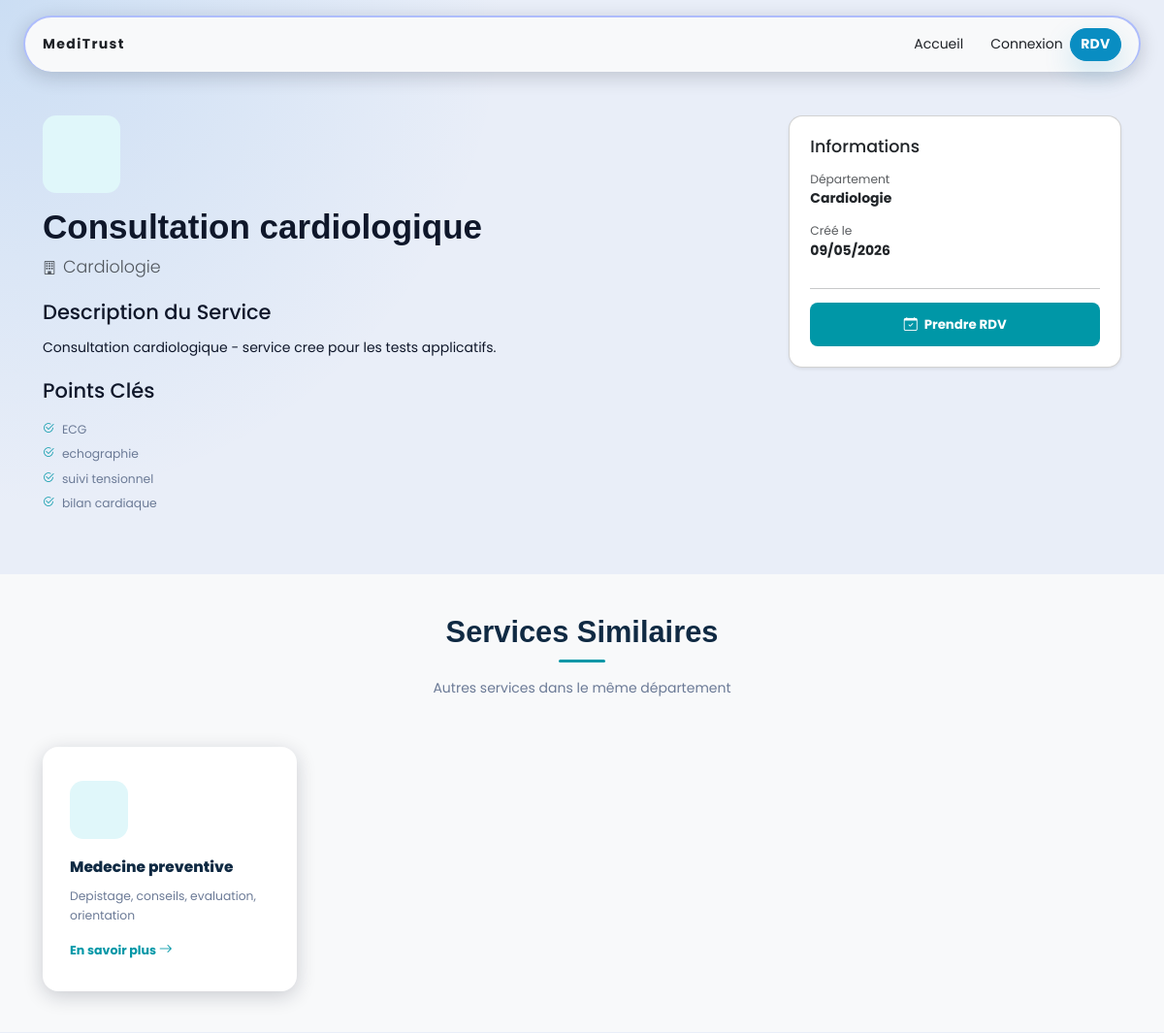
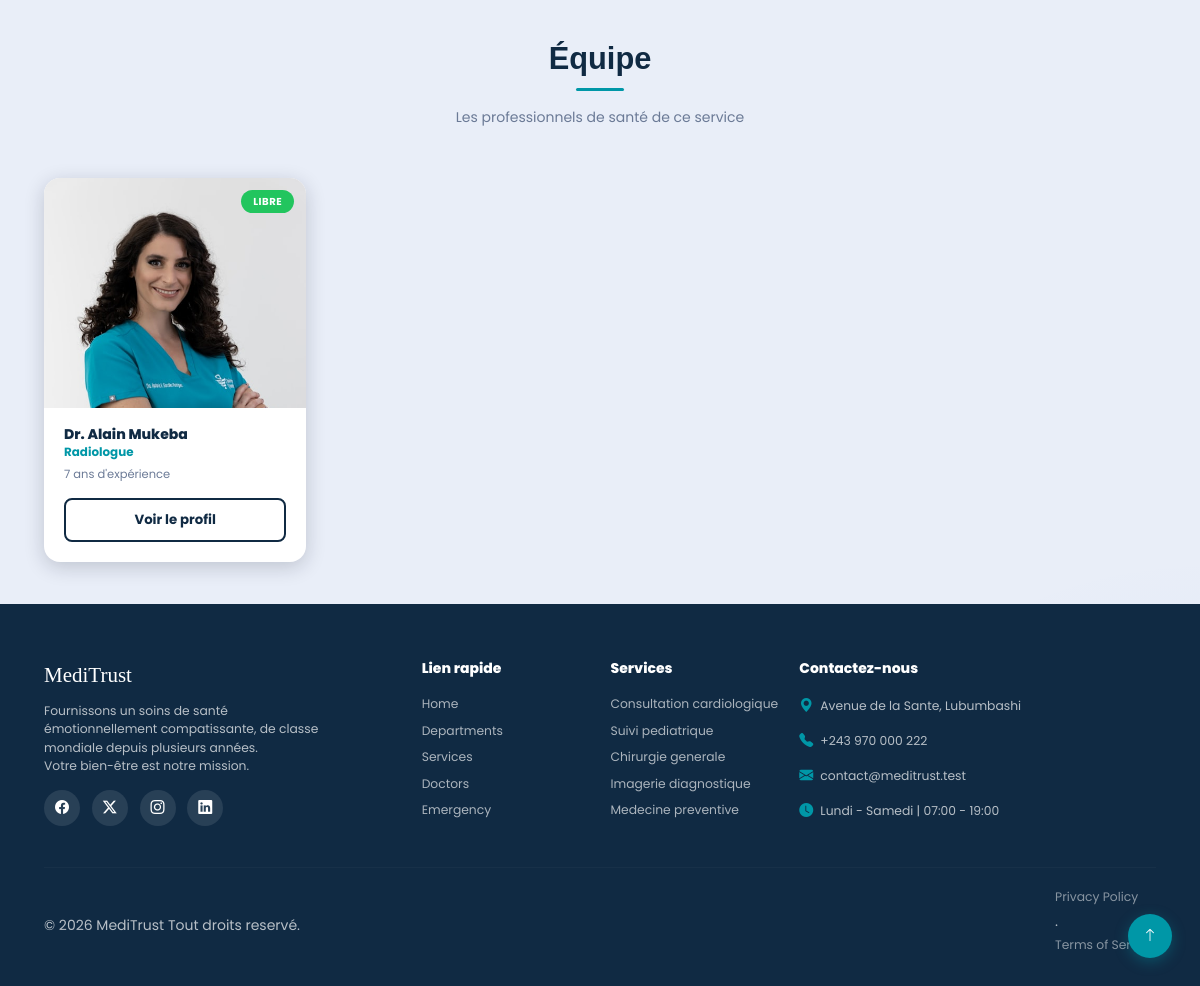
Page /service/6/ on the committed database (2 pictures, top to bottom).
### data/models.py (models this page shows, shortened)
class Service(models.Model):
    title = models.CharField(max_length=100, verbose_name='titre')
    departement = models.ForeignKey(Departement, on_delete=models.CASCADE, verbose_name='departement', blank=True, null=True)
    description = models.TextField(verbose_name='description')
    icon = models.CharField(max_length=100, verbose_name='icone')
    short_description = models.TextField(verbose_name='description courte')
    created_at = models.DateField(auto_now_add=True)
    updated_at = models.DateField(auto_now=True)
    class Meta:
        verbose_name = 'Service'
        verbose_name_plural = 'Services'
    def get_short_description(self):
        return [
            line.strip() for line in self.short_description.split(',')
        ]

class Contact(models.Model):
    name = models.CharField(max_length=100, verbose_name='Nom Hopital')
    operation_days_time = models.CharField(max_length=150,verbose_name="jours et heures de service" )
    phone = models.CharField(max_length=100, verbose_name='phone')
    email = models.CharField(max_length=100, verbose_name='email')
    address = models.CharField(max_length=100, verbose_name='adresse')
    facebook = models.URLField(verbose_name="Lien facebook", null=True, blank=True)
    twitter = models.URLField(verbose_name="Lien x(twitter)", null=True, blank=True)
    instagram = models.URLField(verbose_name="Lien instagram", null=True, blank=True)
    linkedin = models.URLField(verbose_name="lien linkedin", null=True, blank=True)
    created_at = models.DateField(auto_now_add=True)
    class Meta:
        verbose_name = 'contact'
        verbose_name_plural = 'contact'

### staff/models.py (models this page shows, shortened)
class Departement(models.Model):
    name = models.CharField(max_length=100, blank=True, null=True, verbose_name="Nom")
    slug = models.SlugField(unique=True, blank=True)
    image = models.ImageField(upload_to='departements/', blank=True, null=True, verbose_name="Image")
    description = models.TextField(blank=True, null=True, verbose_name="Description")
    created_at = models.DateField(auto_now_add=True)
    class Meta:
        verbose_name = 'Departement'
        verbose_name_plural = 'Departements'

class Staff(models.Model):
    class Role(models.TextChoices):
        DOCTOR = "DOCTOR", "Docteur",
        NURSE = "NURSE", "Infirmier",
        MEDECIN = "MEDECIN", "Medecin",
        ADMIN = "ADMIN", "Administrateur",
        LAB_TECH = "LAB_TECH", "Technicien de laboratoire",
        PHARMACIST = "PHARMACIST","Pharmacien",
        SECRETARY = "SECRETARY", "Secrtaire",
    class Specialty(models.TextChoices):
        CHIRURGIE = "CHIRURGIE", "Chirurgie",
        ANESTHESISTE = "ANESTHESISTE", "Anesthsiste",
        RADIOLOGUE = "RADIOLOGUE", "Radiologue",
        PEDIATRE = "PEDIATRE", "Pédiatre",
        GYNAECOLOGUE = "GYNAECOLOGUE", "Gynecologue",
        DENTISTE = "DENTISTE", "Dentiste",
        OPHTALMOLOGUE = "OPHTALMOLOGUE", "Ophtalmologue",
        ORTHOPEDISTE = "ORTHOPEDISTE", "Orthopediste",
        PATHOLOGUE = "PATHOLOGUE", "Pathologue",
        PSYCHIATRE = "PSYCHIATRE", "Psychiatre",
        THERAPEUTE = "THERAPEUTE", "Therapeute",
    user = models.OneToOneField('core.User', on_delete=models.CASCADE, related_name='staff_profile')
    name = models.CharField(max_length=100, blank=True, null=True, verbose_name="Nom")
    last_name = models.CharField(max_length=100, blank=True, null=True, verbose_name="Nom de famille")
    first_name = models.CharField(max_length=100, blank=True, null=True, verbose_name="Prénom")
    specialty = models.CharField(max_length=100, choices=Specialty.choices, blank=True, null=True, verbose_name="Spécialité")
    departement = models.ForeignKey(Departement, on_delete=models.SET_NULL, blank=True, null=True, verbose_name="Departement")
    slug = models.SlugField(unique=True, blank=True)
    role = models.CharField(max_length=20, choices=Role.choices, default=Role.MEDECIN, verbose_name="Role")
    is_active = models.BooleanField(default=False)
    is_verified = models.BooleanField(default=False)
    experience_years = models.PositiveIntegerField(default=0)
    twitter = models.URLField(max_length=255, blank=True, null=True)
    facebook = models.URLField(max_length=255, blank=True, null=True)
    instagram = models.URLField(max_length=255, blank=True, null=True)
    linkedin = models.URLField(max_length=255, blank=True, null=True)
    created_at = models.DateField(auto_now_add=True)
    class Meta:
        verbose_name = 'Membre du personnel'
        verbose_name_plural = 'Membres du personnel'
        indexes = [
            models.Index(fields=['is_active', 'is_verified']),
            models.Index(fields=['role']),
            models.Index(fields=['departement']),
            models.Index(fields=['specialty']),
            models.Index(fields=['is_active', 'is_verified', 'role'], name='staff_active_role_idx'),
        ]

### core/models.py (models this page shows, shortened)
class User(AbstractUser):
    phone = PhoneNumberField(blank=True, null=True, region='CD')
    avatar = models.ImageField(upload_to='avatar/', blank=True, null=True)
    bio = models.TextField(blank=True)
    class Meta:
        verbose_name = 'Utilisateur'
        verbose_name_plural = 'Utilisateur'
    def get_full_name(self):
        return f"{self.first_name} {self.last_name}".strip()

### data/views.py (the view)
# urls.py: path('service/<int:service_id>/', views.service_detail, name='service_detail'),
def service_detail(request, service_id):
    service = get_object_or_404(Service, pk=service_id)
    related_services = Service.objects.filter(departement=service.departement).exclude(pk=service_id)[:4]
    staff_in_service = Staff.objects.filter(departement=service.departement, is_active=True, is_verified=True)[:4]
    context = {
        "service": service,
        "related_services": related_services,
        "staff_in_service": staff_in_service,
        "page_title": f"{service.title} - While Health",
    }
    return render(request, 'data/service_detail.html', context)

### core/context_processors.py (called while the page is built)
def global_context(request):
    context= {
        "contact":Contact.objects.only('name', 'operation_days_time','phone', 'email', 'address', 'facebook', 'twitter', 'instagram', 'linkedin').first(),
        "services":Service.objects.only('title', 'departement', 'description', 'icon', 'short_description').all(),
        "about": About.objects.only('title', 'subtitle', 'goal', 'description').first()
    }
    return context

### templates/data/service_detail.html (shortened to what this page needs)
{% extends 'base.html' %}
{% load static %}
{% block content %}
<section class="service-detail py-5">
    <div class="container">
        <div class="row mb-5">
            <div class="col-12">
<nav aria-label="breadcrumb">
                    <ol class="breadcrumb">
                        <li class="breadcrumb-item"><a href="{% url 'data:index' %}">Accueil</a></li>
                        <li class="breadcrumb-item active">{{ service.title }}</li>
                    </ol>
                </nav>
            </div>
        </div>
        <div class="row g-5">
            <div class="col-lg-8">
                <div class="service-header mb-4">
                    <div class="svc-icon mb-3" style="width: 80px; height: 80px;">
                    </div>
                    <h1>{{ service.title }}</h1>
                    {% if service.departement %}
                    <p class="lead text-muted">
                        <i class="bi bi-building me-2"></i>{{ service.departement.name }}
                    </p>
                    {% endif %}
                </div>
                {% if service.description %}
                <div class="service-description">
                    <h4 class="mb-3">Description du Service</h4>
                    <p>{{ service.description }}</p>
                </div>
                {% endif %}
                {% if service.short_description %}
                <div class="service-highlights mt-4">
                    <h4 class="mb-3">Points Clés</h4>
                    <ul class="svc-list">
                        {% for item in service.get_short_description %}
                        <li>{{ item }}</li>
                        {% endfor %}
                    </ul>
                </div>
                {% endif %}
            </div>
            <div class="col-lg-4">
                <div class="card shadow-sm rounded-4 p-4">
                    <h5 class="mb-3">Informations</h5>
                    {% if service.departement %}
                    <div class="mb-3">
                        <span class="text-muted small d-block">Département</span>
                        <strong>{{ service.departement.name }}</strong>
                    </div>
                    {% endif %}
                    <div class="mb-3">
                        <span class="text-muted small d-block">Créé le</span>
                        <strong>{{ service.created_at|date:"d/m/Y" }}</strong>
                    </div>
                    <hr>
                    <a href="{% url 'patients:appointment' %}" class="btn btn-teal-solid w-100">
                        <i class="bi bi-calendar-check me-2"></i>Prendre RDV
                    </a>
                </div>
            </div>
        </div>
    </div>
</section>
{% if related_services %}
<section class="related-services py-5 bg-light">
    <div class="container">
        <div class="sec-header">
            <h2>Services Similaires</h2>
            <div class="divider"></div>
            <p>Autres services dans le même département</p>
        </div>
        <div class="row g-4">
            {% for related in related_services %}
            <div class="col-md-6 col-lg-3">
                <div class="svc-card">
                    <div class="svc-icon">
                    </div>
                    <h5>{{ related.title }}</h5>
                    <p>{{ related.short_description|truncatechars:60 }}</p>
                    <a href="{% url 'data:service_detail' related.id %}" class="link-teal">
                        En savoir plus <i class="bi bi-arrow-right"></i>
                    </a>
                </div>
            </div>
            {% endfor %}
        </div>
    </div>
</section>
{% endif %}
{% if staff_in_service %}
<section class="staff-in-service py-5">
    <div class="container">
        <div class="sec-header">
            <h2>Équipe</h2>
            <div class="divider"></div>
            <p>Les professionnels de santé de ce service</p>
        </div>
        <div class="row g-4">
            {% for staff_member in staff_in_service %}
            <div class="col-md-6 col-lg-3">
                <div class="doctor-card">
                    <div class="img-wrap">
                        {% if staff_member.user.avatar %}
                        <img src="{{ staff_member.user.avatar.url }}" alt="{{ staff_member.user.get_full_name }}">
                        {% else %}
                        <div class="bg-light d-flex align-items-center justify-content-center" style="height: 230px;">
                            <i class="bi bi-person-circle text-muted" style="font-size: 4rem;"></i>
                        </div>
                        {% endif %}
                        <span class="status-badge badge-available">
                            {% if staff_member.is_active %}LIBRE{% else %}INDISPONIBLE{% endif %}
                        </span>
                    </div>
                    <div class="body">
                        <h6>Dr. {{ staff_member.user.get_full_name }}</h6>
                        {% if staff_member.specialty %}
                        <div class="spec">{{ staff_member.get_specialty_display }}</div>
                        {% endif %}
                        <div class="exp">{{ staff_member.experience_years }} ans d'expérience</div>
                        <a href="{% url 'staff:staff_profile_detail' staff_member.id %}" class="btn btn-outline-dark-custom mt-2 w-100">
                            Voir le profil
                        </a>
                    </div>
                </div>
            </div>
            {% endfor %}
        </div>
    </div>
</section>
{% endif %}
{% endblock %}

### templates/includes/footer.html
<footer>
  <div class="container">
    <div class="row g-4">
      <div class="col-lg-4">
        <div class="footer-brand">
        {% if contact.name %}
          {{contact.name}}
        {% endif %}
          </div>
        <p style="font-size:.88rem;max-width:300px;">Fournissons un soins de santé émotionnellement compatissante, de classe mondiale depuis plusieurs années. <br> Votre bien-être est notre mission.</p>
        <div class="social-icons mt-3">
          <a href="{{contact.facebook}}"><i class="bi bi-facebook"></i></a>
          <a href="{{contact.twitter}}"><i class="bi bi-twitter-x"></i></a>
          <a href="{{contact.instagram}}"><i class="bi bi-instagram"></i></a>
          <a href="{{contact.linkedin}}"><i class="bi bi-linkedin"></i></a>
        </div>
      </div>
      <div class="col-lg-2 col-6">
        <h5>Lien rapide</h5>
        <a href="#home">Home</a>
        <a href="#departments">Departments</a>
        <a href="#services">Services</a>
        <a href="#doctors">Doctors</a>
        <a href="#emergency">Emergency</a>
      </div>
<div class="col-lg-2 col-6">
        <h5>Services</h5>
        {% for service in services %}
           <a href="{% url 'data:service_detail' service.id %}">{{ service.title }}</a>
        {% endfor %}
      </div>
      <div class="col-lg-4">
        <h5>Contactez-nous</h5>
        {% if contact.address %}
           <p style="font-size:.88rem;"><i class="bi bi-geo-alt-fill me-2" style="color:var(--teal);"></i>{{contact.address}}</p>
        {% endif %}
        {% if contact.phone %}
           <p style="font-size:.88rem;"><i class="bi bi-telephone-fill me-2" style="color:var(--teal);"></i>{{contact.phone}}</p>
        {% endif %}
        {% if contact.email %}
            <p style="font-size:.88rem;"><i class="bi bi-envelope-fill me-2" style="color:var(--teal);"></i>{{contact.email}}</p>
        {% endif %}
        {% if contact.operation_days_time %}
              <p style="font-size:.88rem;"><i class="bi bi-clock-fill me-2" style="color:var(--teal);"></i>{{contact.operation_days_time}}</p>
        {% endif %}
      </div>
    </div>
    <hr class="footer-divider"/>
    <div class="d-flex justify-content-between flex-wrap gap-2" style="font-size:.82rem;">
      <span>© 2026 {{contact.name}} Tout droits reservé.</span>
      <span><a href="#" style="color:rgba(255,255,255,.5);">Privacy Policy</a> · <a href="#" style="color:rgba(255,255,255,.5);">Terms of Service</a></span>
    </div>
  </div>
</footer>
<a href="#home" id="scrollTop"><i class="bi bi-arrow-up"></i></a>

### rows in the picture
Service: title "Consultation cardiologique", departement.name "Cardiologie", description "Consultation cardiologique - service cree pour les tests applicatifs.", created_at "09/05/2026"
Service: title "Medecine preventive", short_description "Depistage, conseils, evaluation, orientation"
Staff: user.avatar (picture), is_active "LIBRE", user.get_full_name "Alain Mukeba", specialty "Radiologue", experience_years "7"
Contact: name "MediTrust", address "Avenue de la Sante, Lubumbashi", phone "+243 970 000 222", email "contact@meditrust.test", operation_days_time "Lundi - Samedi | 07:00 - 19:00"
Service: title "Suivi pediatrique"
Service: title "Chirurgie generale"
Service: title "Imagerie diagnostique"

### other values in the picture
{{ item }} "ECG" "echographie" "suivi tensionnel" "bilan cardiaque"
